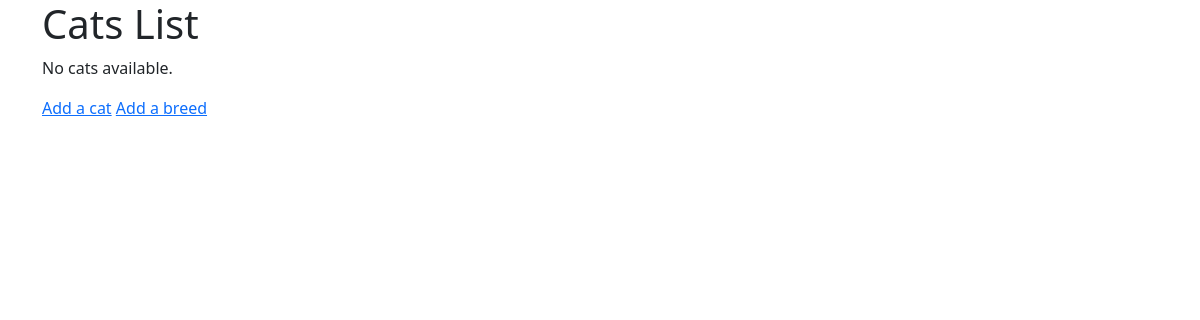
The page /cats/ (signed in) on the database as committed earlier.
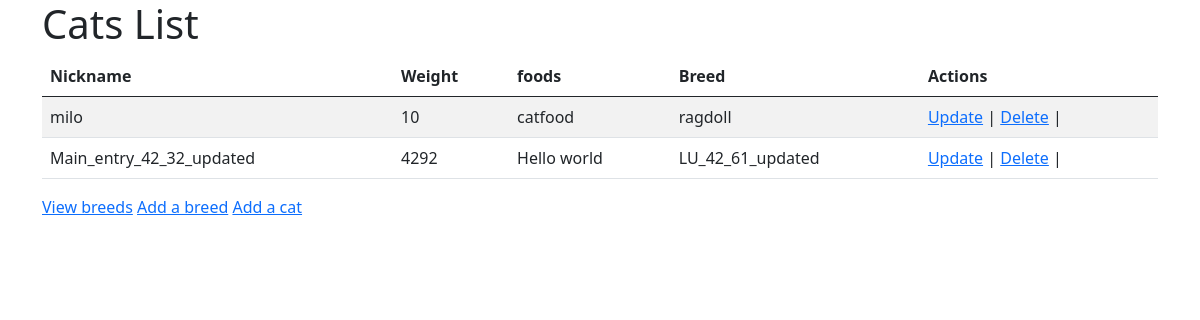
The same page on the database as committed later.
### cats/models.py (models this page shows, shortened)
class Cat(models.Model):
    nickname = models.CharField(max_length=200, validators=[MinLengthValidator(2, "Nickname must be greater than 1 character")])
    weight = models.PositiveIntegerField()
    foods = models.CharField(max_length=300)
    breed = models.ForeignKey(Breed, on_delete=models.CASCADE, null=False)

class Breed(models.Model):
    name = models.CharField(max_length=100, validators=[MinLengthValidator(2, "Breed must be greater than 1 character")])
    def __str__(self):
        return self.name

### cats/views.py (the view)
# urls.py: path("", views.CatList.as_view(), name="cat_list"),
class CatList(LoginRequiredMixin, ListView):
    model = Cat
    template_name = "cats/cat_list.html"
    context_object_name = "cats"

### cats/templates/cats/cat_list.html
{% extends "base_bootstrap.html" %}
{% block content %}
    <h1>Cats List</h1>
    {% if cats %}
    <table class="table table-striped">
        <thead>
            <tr>
                <th>Nickname</th>
                <th>Weight</th>
                <th>foods</th>
                <th>Breed</th>
                <th>Actions</th>
            </tr>
        </thead>
        <tbody>
            {% for cat in cats %}
            <tr>
                <td>{{ cat.nickname }}</td>
                <td>{{ cat.weight }}</td>
                <td>{{ cat.foods }}</td>
                <td>{{ cat.breed }}</td>
                <td>
                    <a href="{% url 'cat_update' cat.id %}">Update</a> |
                    <a href="{% url 'cat_delete' cat.id %}">Delete</a> |
                </td>
            </tr>
            {% endfor %}
        </tbody>
    </table>
    <a href="{% url 'breed_list' %}">View breeds</a>
    <a href="{% url 'breed_create' %}">Add a breed</a>
    <a href="{% url 'cat_create' %}">Add a cat</a>
    {% else %}
    <p>No cats available.</p>
    <a href="{% url 'cat_create' %}">Add a cat</a>
    <a href="{% url 'breed_create' %}">Add a breed</a>
    {% endif %}
{% endblock %}

### home/templates/base_bootstrap.html (shortened to what this page needs)
<!DOCTYPE html>
<html>
<head>
<link href="https://cdn.jsdelivr.net/npm/bootstrap@5.0.2/dist/css/bootstrap.min.css" rel="stylesheet">
<link rel="stylesheet" href="https://use.fontawesome.com/releases/v5.8.1/css/all.css">
<link rel="stylesheet" href="https://use.fontawesome.com/releases/v5.8.1/css/v4-shims.css">
</head>
<body>
<div class="container">
{% block content %}
{% endblock %}
</div>
</body>
</html>

Rows that differ between the two databases and show on the page:
added Cat: nickname "milo", weight "10", foods "catfood", breed "ragdoll"
added Cat: nickname "Main_entry_42_32_updated", weight "4292", foods "Hello world", breed "LU_42_61_updated"
Other text that changed with them:
text no longer shown: "No cats available."
text now shown: "Nickname Weight foods Breed Actions View breeds"
